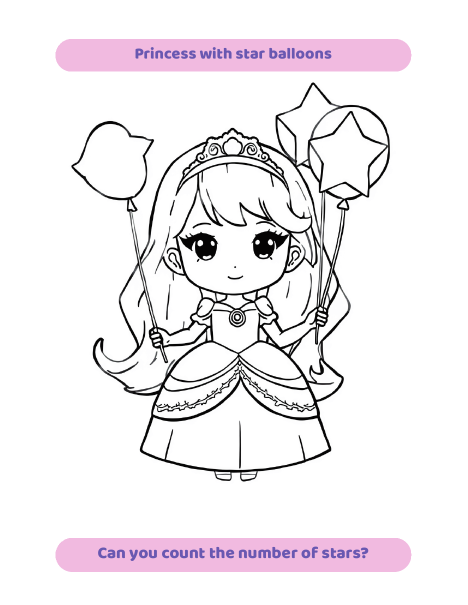
#> input picture dist/assets/sample-pages/princess-balloons.png, 935 x 1210 px (shown at 1/2 size); its folder holds 4 pictures in this run
$ python prepare_preview_images.py
#> lines starting #> are read from the running program, lines starting #| are printed output that depends on the picture
from pathlib import Path

from PIL import Image


out = Path("worker/sample-previews")
out.mkdir(parents=True, exist_ok=True)

for source in Path("dist/assets/sample-pages").glob("*.png"):
    image = Image.open(source).convert("RGB")
#> image is the input picture: PIL image 935x1210 RGB; mean R, G, B 240.5, 236.3, 239.9
    image.thumbnail((420, 560))
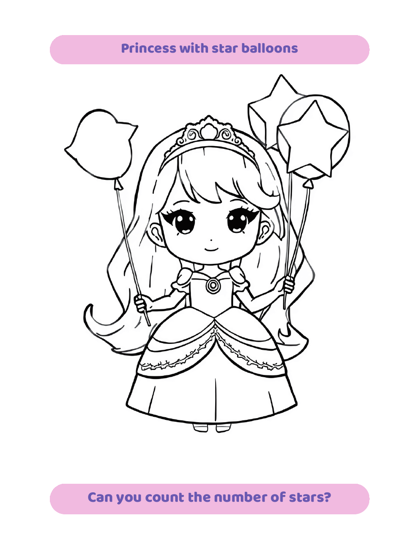
#> image: PIL image 420x544 RGB; mean R, G, B 240.4, 236.2, 239.8
    target = out / f"{source.stem}.jpg"
    image.save(target, quality=78, optimize=True)
    print(f"{source.name} -> {target} ({target.stat().st_size} bytes)")
#> pass 2 of the loop `for source in Path("dist/assets/sample-pages").glob("*.png"):`:
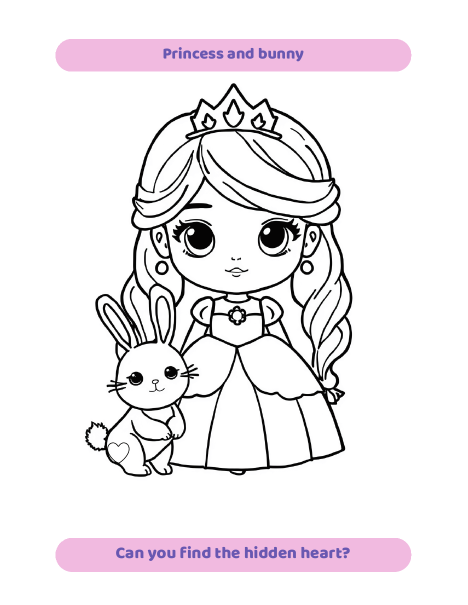
#> input picture dist/assets/sample-pages/princess-bunny.png, 935 x 1210 px (shown at 1/2 size)
#> image is the input picture: PIL image 935x1210 RGB; mean R, G, B 238.5, 234.2, 237.7
#> `image.thumbnail((420, 560))`:
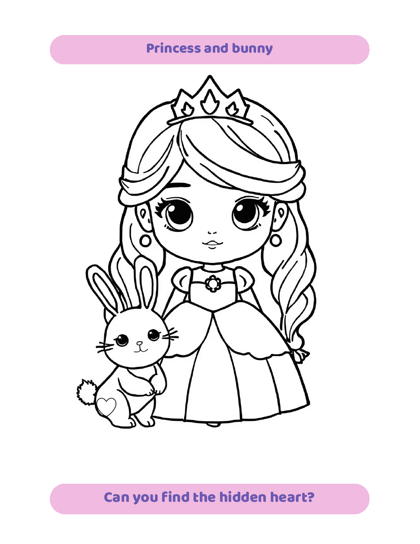
#> image: PIL image 420x544 RGB; mean R, G, B 238.4, 234.2, 237.7
#> pass 3 of the loop `for source in Path("dist/assets/sample-pages").glob("*.png"):`:
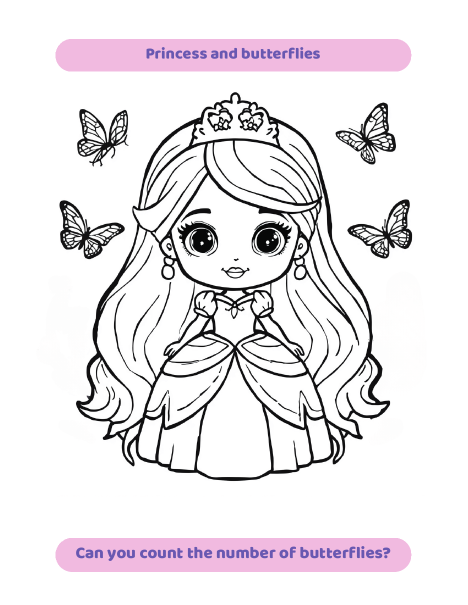
#> input picture dist/assets/sample-pages/princess-butterflies.png, 935 x 1210 px (shown at 1/2 size)
#> image is the input picture: PIL image 935x1210 RGB; mean R, G, B 234.5, 230.3, 234
#> `image.thumbnail((420, 560))`:
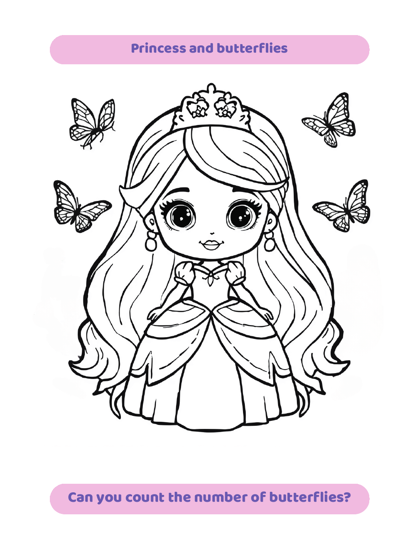
#> image: PIL image 420x544 RGB; mean R, G, B 234.3, 230.1, 233.7
#> the loop made 4 passes; the first 3 are shown
